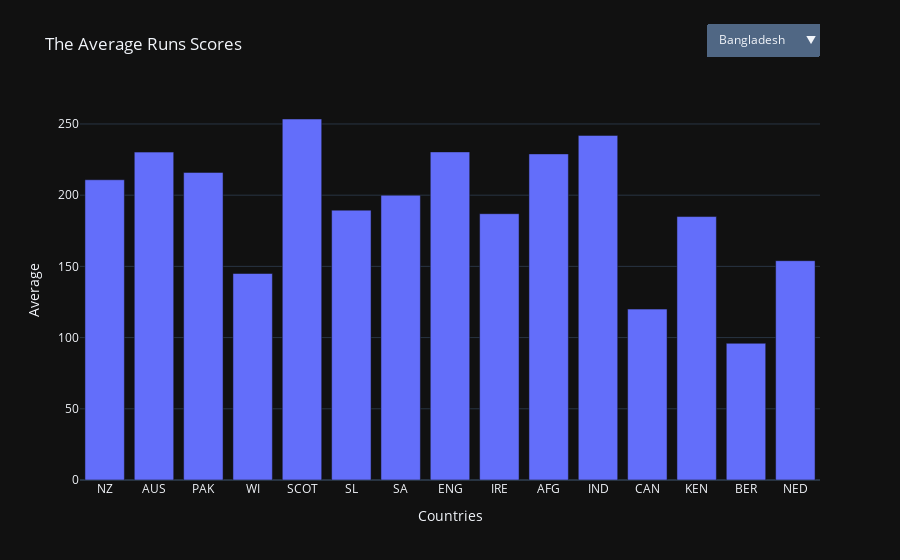

The notebook cell saved with this chart:
### Code cell
# Data
# data = result_dict

# Create traces for each dataset
fig = go.Figure()

for key, values in result_dict.items():
    fig.add_trace(
        go.Bar(
            x=list(values.keys()),
            y=list(values.values()),
            name=key,
            visible=False,  # Initially hide all traces
            hovertemplate=(
                "<b>%{customdata}</b> gets %{y:.1f} average scores against %{x}<extra></extra>"
            ),  # Custom tooltip
            customdata=[key] * len(values),  # Pass the team name to custom data
        )
    )

# Make the first dataset visible by default
fig.data[0].visible = True

# Create dropdown menu
buttons = []
for i, key in enumerate(result_dict.keys()):
    buttons.append(
        dict(
            label=key,
            method="update",
            args=[{"visible": [j == i for j in range(len(result_dict))]},  # Toggle visibility
                  {"title": f" The Average Runs Scored Aginst {key}"}] # Update the title
        )
    )

# Add dropdown to layout
fig.update_layout(
    updatemenus=[
        dict(
            active=0,
            buttons=buttons,
            direction="down",
            showactive=True,
            x=1,
            xanchor="right",
            y=1.2,
            yanchor="top"
        )
    ],
    title="The Average Runs Scores ",
    xaxis_title="Countries",
    yaxis_title="Average",
    template="plotly_dark"
)

# Show the figure
fig.show()

### Figure 1 — Plotly figure (JSON) as saved in the notebook; plotly's stock layout.template omitted (floating-point values rounded to 4 significant figures)
{"data": [{"customdata": ["Bangladesh", "Bangladesh", "Bangladesh", "Bangladesh", "Bangladesh", "Bangladesh", "Bangladesh", "Bangladesh", "Bangladesh", "Bangladesh", "Bangladesh", "Bangladesh", "Bangladesh", "Bangladesh", "Bangladesh"], "hovertemplate": "<b>%{customdata}</b> gets %{y:.1f} average scores against %{x}<extra></extra>", "name": "Bangladesh", "type": "bar", "visible": true, "x": ["NZ", "AUS", "PAK", "WI", "SCOT", "SL", "SA", "ENG", "IRE", "AFG", "IND", "CAN", "KEN", "BER", "NED"], "y": [210.8, 230.2, 216, 145, 253.5, 189.5, 200, 230.4, 187, 229, 242, 120, 185, 96, 154]}, {"customdata": ["Kenya", "Kenya", "Kenya", "Kenya", "Kenya", "Kenya", "Kenya", "Kenya", "Kenya", "Kenya", "Kenya"], "hovertemplate": "<b>%{customdata}</b> gets %{y:.1f} average scores against %{x}<extra></extra>", "name": "Kenya", "type": "bar", "visible": false, "x": ["ZIM", "WI", "IND", "SA", "ENG", "AUS", "SL", "BAN", "NZ", "CAN", "PAK"], "y": [156, 135, 209.5, 146, 190, 215, 209, 217, 126, 199.7, 112]}, {"customdata": ["Scotland", "Scotland", "Scotland", "Scotland", "Scotland", "Scotland", "Scotland", "Scotland", "Scotland", "Scotland"], "hovertemplate": "<b>%{customdata}</b> gets %{y:.1f} average scores against %{x}<extra></extra>", "name": "Scotland", "type": "bar", "visible": false, "x": ["NZ", "AUS", "WI", "SA", "NED", "BAN", "AFG", "PAK", "SL", "ENG"], "y": [131.5, 147.3, 68, 186, 136, 240.5, 210, 167, 215, 184]}, {"customdata": ["Bermuda", "Bermuda", "Bermuda"], "hovertemplate": "<b>%{customdata}</b> gets %{y:.1f} average scores against %{x}<extra></extra>", "name": "Bermuda", "type": "bar", "visible": false, "x": ["BAN", "SL", "IND"], "y": [94, 78, 156]}, {"customdata": ["South Africa", "South Africa", "South Africa", "South Africa", "South Africa", "South Africa", "South Africa", "South Africa", "South Africa", "South Africa", "South Africa", "South Africa", "South Africa", "South Africa", "South Africa", "South Africa"], "hovertemplate": "<b>%{customdata}</b> gets %{y:.1f} average scores against %{x}<extra></extra>", "name": "South Africa", "type": "bar", "visible": false, "x": ["PAK", "WI", "ENG", "SL", "NZ", "UAE", "NED", "AUS", "CAN", "BAN", "IRE", "ZIM", "IND", "KEN", "SCOT", "AFG"], "y": [234.5, 284.5, 231.4, 226.9, 245, 331, 318.4, 235.2, 254, 253.6, 282.7, 229.3, 203.7, 147.5, 188, 208.3]}, {"customdata": ["Namibia", "Namibia", "Namibia", "Namibia", "Namibia", "Namibia"], "hovertemplate": "<b>%{customdata}</b> gets %{y:.1f} average scores against %{x}<extra></extra>", "name": "Namibia", "type": "bar", "visible": false, "x": ["ENG", "PAK", "ZIM", "AUS", "NED", "IND"], "y": [217, 84, 104, 45, 250, 130]}, {"customdata": ["India", "India", "India", "India", "India", "India", "India", "India", "India", "India", "India", "India", "India", "India", "India", "India", "India"], "hovertemplate": "<b>%{customdata}</b> gets %{y:.1f} average scores against %{x}<extra></extra>", "name": "India", "type": "bar", "visible": false, "x": ["NZ", "WI", "ZIM", "AUS", "PAK", "SA", "SL", "KEN", "ENG", "NED", "NAM", "BAN", "BER", "AFG", "EAf", "IRE", "UAE"], "y": [238.5, 211.7, 221.7, 235, 261.8, 265.3, 259, 257, 236.9, 268.3, 311, 287.6, 413, 248.5, 123, 235, 104]}, {"customdata": ["West Indies", "West Indies", "West Indies", "West Indies", "West Indies", "West Indies", "West Indies", "West Indies", "West Indies", "West Indies", "West Indies", "West Indies", "West Indies", "West Indies", "West Indies", "West Indies"], "hovertemplate": "<b>%{customdata}</b> gets %{y:.1f} average scores against %{x}<extra></extra>", "name": "West Indies", "type": "bar", "visible": false, "x": ["AUS", "PAK", "ENG", "NZ", "IND", "SL", "ZIM", "SA", "BAN", "KEN", "NED", "IRE", "AFG", "SCOT", "CAN", "UAE"], "y": [220.9, 228.2, 236.9, 210.7, 189.8, 239.7, 220, 223.3, 207.4, 169.5, 330, 256.3, 311, 70, 206, 176]}, {"customdata": ["Canada", "Canada", "Canada", "Canada", "Canada", "Canada", "Canada", "Canada", "Canada", "Canada"], "hovertemplate": "<b>%{customdata}</b> gets %{y:.1f} average scores against %{x}<extra></extra>", "name": "Canada", "type": "bar", "visible": false, "x": ["ENG", "AUS", "PAK", "KEN", "NZ", "BAN", "WI", "SL", "SA", "ZIM"], "y": [106, 158, 138.5, 198.3, 241.8, 180, 202, 79, 136, 123]}, {"customdata": ["East Africa", "East Africa", "East Africa"], "hovertemplate": "<b>%{customdata}</b> gets %{y:.1f} average scores against %{x}<extra></extra>", "name": "East Africa", "type": "bar", "visible": false, "x": ["IND", "ENG", "NZ"], "y": [120, 94, 128]}, {"customdata": ["Australia", "Australia", "Australia", "Australia", "Australia", "Australia", "Australia", "Australia", "Australia", "Australia", "Australia", "Australia", "Australia", "Australia", "Australia", "Australia"], "hovertemplate": "<b>%{customdata}</b> gets %{y:.1f} average scores against %{x}<extra></extra>", "name": "Australia", "type": "bar", "visible": false, "x": ["PAK", "SL", "WI", "ENG", "ZIM", "IND", "NZ", "SA", "KEN", "NED", "NAM", "SCOT", "AFG", "BAN", "CAN", "IRE"], "y": [244.4, 272.8, 226.3, 226.9, 248.3, 254.3, 236.9, 229.1, 268.7, 309, 301, 216.3, 306.3, 243.8, 159, 92]}, {"customdata": ["Pakistan", "Pakistan", "Pakistan", "Pakistan", "Pakistan", "Pakistan", "Pakistan", "Pakistan", "Pakistan", "Pakistan", "Pakistan", "Pakistan", "Pakistan", "Pakistan", "Pakistan", "Pakistan", "Pakistan"], "hovertemplate": "<b>%{customdata}</b> gets %{y:.1f} average scores against %{x}<extra></extra>", "name": "Pakistan", "type": "bar", "visible": false, "x": ["SL", "WI", "AUS", "ENG", "NZ", "ZIM", "SA", "SCOT", "NAM", "IND", "NED", "IRE", "CAN", "KEN", "UAE", "BAN", "AFG"], "y": [292.8, 203.2, 232.5, 217.1, 233.8, 254.6, 239.2, 261, 255, 216.5, 230, 186.5, 162, 317, 225.5, 227, 256]}, {"customdata": ["New Zealand", "New Zealand", "New Zealand", "New Zealand", "New Zealand", "New Zealand", "New Zealand", "New Zealand", "New Zealand", "New Zealand", "New Zealand", "New Zealand", "New Zealand", "New Zealand", "New Zealand", "New Zealand", "New Zealand"], "hovertemplate": "<b>%{customdata}</b> gets %{y:.1f} average scores against %{x}<extra></extra>", "name": "New Zealand", "type": "bar", "visible": false, "x": ["WI", "EAf", "SL", "PAK", "IND", "ZIM", "AUS", "UAE", "NED", "SA", "ENG", "IRE", "CAN", "KEN", "AFG", "BAN", "SCOT"], "y": [238.7, 309, 204.7, 249.6, 234.3, 186.8, 206.7, 276, 314.5, 215.3, 214.8, 263, 319, 201.5, 216.3, 213.3, 134.5]}, {"customdata": ["Netherlands", "Netherlands", "Netherlands", "Netherlands", "Netherlands", "Netherlands", "Netherlands", "Netherlands", "Netherlands", "Netherlands", "Netherlands", "Netherlands", "Netherlands", "Netherlands", "Netherlands"], "hovertemplate": "<b>%{customdata}</b> gets %{y:.1f} average scores against %{x}<extra></extra>", "name": "Netherlands", "type": "bar", "visible": false, "x": ["PAK", "UAE", "NAM", "ENG", "IRE", "IND", "BAN", "SA", "AFG", "SL", "NZ", "AUS", "ZIM", "SCOT", "WI"], "y": [168.7, 216, 314, 210.8, 306, 191.7, 194.5, 159.4, 179, 262, 205.5, 113.7, 202, 140, 115]}, {"customdata": ["Ireland", "Ireland", "Ireland", "Ireland", "Ireland", "Ireland", "Ireland", "Ireland", "Ireland", "Ireland", "Ireland", "Ireland"], "hovertemplate": "<b>%{customdata}</b> gets %{y:.1f} average scores against %{x}<extra></extra>", "name": "Ireland", "type": "bar", "visible": false, "x": ["WI", "SL", "ZIM", "SA", "BAN", "AUS", "IND", "PAK", "NZ", "ENG", "NED", "UAE"], "y": [240.3, 77, 276, 167.7, 210.5, 91, 233, 185, 134, 273.5, 307, 279]}, {"customdata": ["Sri Lanka", "Sri Lanka", "Sri Lanka", "Sri Lanka", "Sri Lanka", "Sri Lanka", "Sri Lanka", "Sri Lanka", "Sri Lanka", "Sri Lanka", "Sri Lanka", "Sri Lanka", "Sri Lanka", "Sri Lanka", "Sri Lanka", "Sri Lanka"], "hovertemplate": "<b>%{customdata}</b> gets %{y:.1f} average scores against %{x}<extra></extra>", "name": "Sri Lanka", "type": "bar", "visible": false, "x": ["WI", "IND", "NZ", "ENG", "PAK", "AUS", "KEN", "SA", "ZIM", "BAN", "BER", "CAN", "SCOT", "AFG", "IRE", "NED"], "y": [216, 214.8, 215.3, 219.4, 227.3, 226.5, 244, 207, 264.6, 263.8, 321, 184.5, 363, 226, 81, 263]}, {"customdata": ["Zimbabwe", "Zimbabwe", "Zimbabwe", "Zimbabwe", "Zimbabwe", "Zimbabwe", "Zimbabwe", "Zimbabwe", "Zimbabwe", "Zimbabwe", "Zimbabwe", "Zimbabwe", "Zimbabwe", "Zimbabwe"], "hovertemplate": "<b>%{customdata}</b> gets %{y:.1f} average scores against %{x}<extra></extra>", "name": "Zimbabwe", "type": "bar", "visible": false, "x": ["AUS", "WI", "IND", "NZ", "ENG", "SA", "SL", "NAM", "KEN", "NED", "CAN", "PAK", "IRE", "UAE"], "y": [197.9, 195.7, 193.1, 193.3, 150.5, 224.3, 221.4, 340, 188.4, 301, 298, 157.8, 273.5, 286]}, {"customdata": ["U.A.E.", "U.A.E.", "U.A.E.", "U.A.E.", "U.A.E.", "U.A.E.", "U.A.E.", "U.A.E.", "U.A.E."], "hovertemplate": "<b>%{customdata}</b> gets %{y:.1f} average scores against %{x}<extra></extra>", "name": "U.A.E.", "type": "bar", "visible": false, "x": ["PAK", "ENG", "IRE", "WI", "IND", "ZIM", "SA", "NZ", "NED"], "y": [159.5, 136, 278, 175, 102, 285, 173.5, 167, 220]}, {"customdata": ["England", "England", "England", "England", "England", "England", "England", "England", "England", "England", "England", "England", "England", "England", "England", "England", "England", "England"], "hovertemplate": "<b>%{customdata}</b> gets %{y:.1f} average scores against %{x}<extra></extra>", "name": "England", "type": "bar", "visible": false, "x": ["AUS", "EAf", "NZ", "IND", "PAK", "SL", "WI", "SA", "NED", "NAM", "IRE", "CAN", "BAN", "SCOT", "AFG", "ZIM", "UAE", "KEN"], "y": [205.4, 290, 239.3, 243.2, 234.7, 241.9, 232.3, 192.4, 264.5, 272, 296.5, 123.7, 276.4, 303, 237.7, 146.5, 140, 191]}, {"customdata": ["Afghanistan", "Afghanistan", "Afghanistan", "Afghanistan", "Afghanistan", "Afghanistan", "Afghanistan", "Afghanistan", "Afghanistan", "Afghanistan", "Afghanistan"], "hovertemplate": "<b>%{customdata}</b> gets %{y:.1f} average scores against %{x}<extra></extra>", "name": "Afghanistan", "type": "bar", "visible": false, "x": ["ENG", "SL", "NZ", "SA", "AUS", "PAK", "BAN", "IND", "SCOT", "WI", "NED"], "y": [214, 208.7, 165.7, 204.3, 213.3, 256.5, 172.7, 242.5, 211, 288, 181]}], "layout": {"autosize": true, "title": {"text": "The Average Runs Scores "}, "updatemenus": [{"active": 0, "buttons": [{"args": [{"visible": [true, false, false, false, false, false, false, false, false, false, false, false, false, false, false, false, false, false, false, false]}, {"title": " The Average Runs Scored Aginst Bangladesh"}], "label": "Bangladesh", "method": "update"}, {"args": [{"visible": [false, true, false, false, false, false, false, false, false, false, false, false, false, false, false, false, false, false, false, false]}, {"title": " The Average Runs Scored Aginst Kenya"}], "label": "Kenya", "method": "update"}, {"args": [{"visible": [false, false, true, false, false, false, false, false, false, false, false, false, false, false, false, false, false, false, false, false]}, {"title": " The Average Runs Scored Aginst Scotland"}], "label": "Scotland", "method": "update"}, {"args": [{"visible": [false, false, false, true, false, false, false, false, false, false, false, false, false, false, false, false, false, false, false, false]}, {"title": " The Average Runs Scored Aginst Bermuda"}], "label": "Bermuda", "method": "update"}, {"args": [{"visible": [false, false, false, false, true, false, false, false, false, false, false, false, false, false, false, false, false, false, false, false]}, {"title": " The Average Runs Scored Aginst South Africa"}], "label": "South Africa", "method": "update"}, {"args": [{"visible": [false, false, false, false, false, true, false, false, false, false, false, false, false, false, false, false, false, false, false, false]}, {"title": " The Average Runs Scored Aginst Namibia"}], "label": "Namibia", "method": "update"}, {"args": [{"visible": [false, false, false, false, false, false, true, false, false, false, false, false, false, false, false, false, false, false, false, false]}, {"title": " The Average Runs Scored Aginst India"}], "label": "India", "method": "update"}, {"args": [{"visible": [false, false, false, false, false, false, false, true, false, false, false, false, false, false, false, false, false, false, false, false]}, {"title": " The Average Runs Scored Aginst West Indies"}], "label": "West Indies", "method": "update"}, {"args": [{"visible": [false, false, false, false, false, false, false, false, true, false, false, false, false, false, false, false, false, false, false, false]}, {"title": " The Average Runs Scored Aginst Canada"}], "label": "Canada", "method": "update"}, {"args": [{"visible": [false, false, false, false, false, false, false, false, false, true, false, false, false, false, false, false, false, false, false, false]}, {"title": " The Average Runs Scored Aginst East Africa"}], "label": "East Africa", "method": "update"}, {"args": [{"visible": [false, false, false, false, false, false, false, false, false, false, true, false, false, false, false, false, false, false, false, false]}, {"title": " The Average Runs Scored Aginst Australia"}], "label": "Australia", "method": "update"}, {"args": [{"visible": [false, false, false, false, false, false, false, false, false, false, false, true, false, false, false, false, false, false, false, false]}, {"title": " The Average Runs Scored Aginst Pakistan"}], "label": "Pakistan", "method": "update"}, {"args": [{"visible": [false, false, false, false, false, false, false, false, false, false, false, false, true, false, false, false, false, false, false, false]}, {"title": " The Average Runs Scored Aginst New Zealand"}], "label": "New Zealand", "method": "update"}, {"args": [{"visible": [false, false, false, false, false, false, false, false, false, false, false, false, false, true, false, false, false, false, false, false]}, {"title": " The Average Runs Scored Aginst Netherlands"}], "label": "Netherlands", "method": "update"}, {"args": [{"visible": [false, false, false, false, false, false, false, false, false, false, false, false, false, false, true, false, false, false, false, false]}, {"title": " The Average Runs Scored Aginst Ireland"}], "label": "Ireland", "method": "update"}, {"args": [{"visible": [false, false, false, false, false, false, false, false, false, false, false, false, false, false, false, true, false, false, false, false]}, {"title": " The Average Runs Scored Aginst Sri Lanka"}], "label": "Sri Lanka", "method": "update"}, {"args": [{"visible": [false, false, false, false, false, false, false, false, false, false, false, false, false, false, false, false, true, false, false, false]}, {"title": " The Average Runs Scored Aginst Zimbabwe"}], "label": "Zimbabwe", "method": "update"}, {"args": [{"visible": [false, false, false, false, false, false, false, false, false, false, false, false, false, false, false, false, false, true, false, false]}, {"title": " The Average Runs Scored Aginst U.A.E."}], "label": "U.A.E.", "method": "update"}, {"args": [{"visible": [false, false, false, false, false, false, false, false, false, false, false, false, false, false, false, false, false, false, true, false]}, {"title": " The Average Runs Scored Aginst England"}], "label": "England", "method": "update"}, {"args": [{"visible": [false, false, false, false, false, false, false, false, false, false, false, false, false, false, false, false, false, false, false, true]}, {"title": " The Average Runs Scored Aginst Afghanistan"}], "label": "Afghanistan", "method": "update"}], "direction": "down", "showactive": true, "x": 1, "xanchor": "right", "y": 1.2, "yanchor": "top"}], "xaxis": {"autorange": true, "range": [-0.5, 14.5], "title": {"text": "Countries"}, "type": "category"}, "yaxis": {"autorange": true, "range": [0, 266.8], "title": {"text": "Average"}, "type": "linear"}}}
